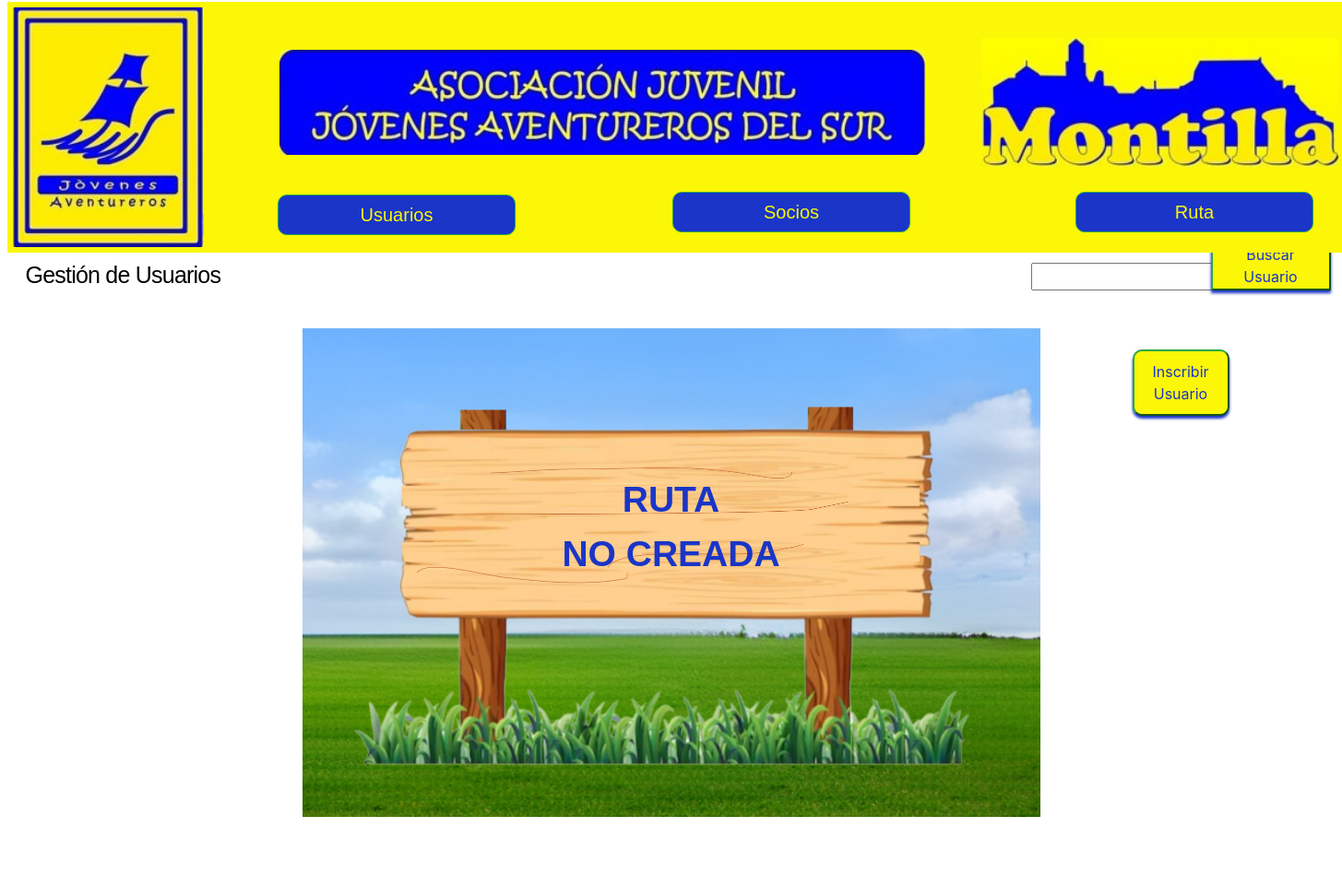
Before: /socios/mostrarSocios/ with the older database file.
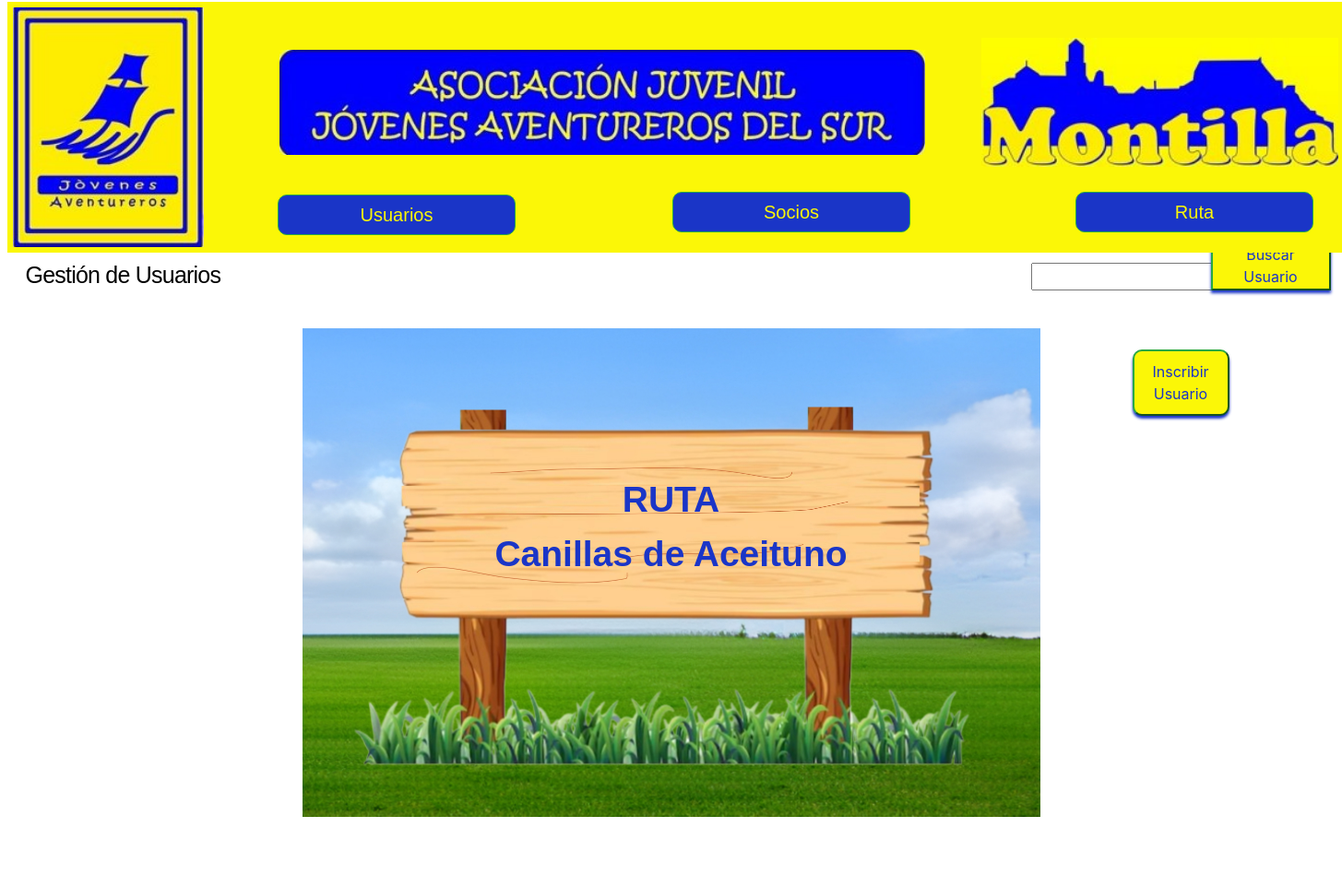
After: the same page with the newer database file.
### Socios/models.py (models this page shows, shortened)
class Inscripciones(models.Model):
    id = models.AutoField(primary_key=True)
    nombre = models.CharField(max_length=30)
    destino = models.CharField(max_length=30, blank=False)
    fecha = models.CharField(max_length=16, blank=False)
    distancia = models.IntegerField(default=0)
    dificultad = models.CharField(max_length=20, choices=DIFICULTAD, default=BAJA)
    precio_socio = models.PositiveIntegerField()
    precio_no_socio = models.PositiveIntegerField()
    finalizada = models.BooleanField(default=False)
    recaudacion_socios = models.IntegerField(default=0)
    recaudacion_no_socios = models.IntegerField(default=0)
    pago_metalico = models.IntegerField(default=0)
    pago_banco = models.IntegerField(default=0)
    total_socios = models.IntegerField(default=0)
    total_no_socios = models.IntegerField(default=0)
    total_guias = models.IntegerField(default=0)

### Socios/views.py (the view)
# urls.py: path("mostrarSocios/", listar_Socios, name="Listar Socios"),
def listar_Socios(request):
    total_inscripcion = Inscripciones.objects.filter(finalizada = False).count()
    inscripcion = Inscripciones.objects.filter(finalizada = False).first()
    if inscripcion is None:
        nombre = "NO CREADA"
    else:
        nombre = inscripcion.nombre
    socios = Socios.objects.all().order_by("apellidos")
    return render(request, 'socios/mostrarSocios.html', {"entity":socios, "nombre":nombre, "num_inscripcion":total_inscripcion})

### Socios/templates/socios/mostrarSocios.html
{% extends "jovenesAventureros/base.html" %}
{% load crispy_forms_tags %}
{% load static %}
{% block content %}
  <div class="overlap-groupRegister">
    <p class="gestiones" style="font-size: 25px; margin-left: -660px; margin-top: -345px;">Gestión de Usuarios</p>
    <form action="buscar/" method="GET" style="margin-left: 990px; margin-top: -35px;">
      <input type="text" name="usern">
      <button class="btn2 btn-success" style="background-color: #FBF707;color: rgba(26, 53, 199, 1);margin-left: 325px; width: 130px;transform: translate(-100%, -100%);">Buscar Usuario</button>
  </form>
  <button type="submit" class="btn2 btn-success" style="margin-top: 10px; margin-bottom: 20px;background-color: #FBF707; border-radius: 10px; color: rgba(26, 53, 199, 1); margin-left:1100px;padding: 10px 15px;"><a href="{% url 'Crear Socios' %}" style="color: rgba(26, 53, 199, 1);">Inscribir Usuario</a></button>
  <div style="position: relative; margin-top: 200px;">
    <div>
        <img class="logoV" src="{% static 'JA/img/cielo2.jpg' %}"/>
    </div>
    <div style="position: absolute; top: -100px; left: 600px; transform: translate(-50%, -50%); text-align: center; width: 100%;">
        <div style="font-family: Sora-Regular, Helvetica; font-weight: 600; font-size: 39px; color: rgba(26, 53, 199, 1);">RUTA</div>
        <div style="font-family: Sora-Regular, Helvetica; font-weight: 600; font-size: 39px; color: rgba(26, 53, 199, 1);">{{nombre}}</div>
    </div>
</div>
    </div>
{% endblock %}

Changed rows visible on the page:
added Inscripciones: nombre "Canillas de Aceituno"
Other visible differences:
{{ nombre }}: "NO CREADA" → (not shown)
